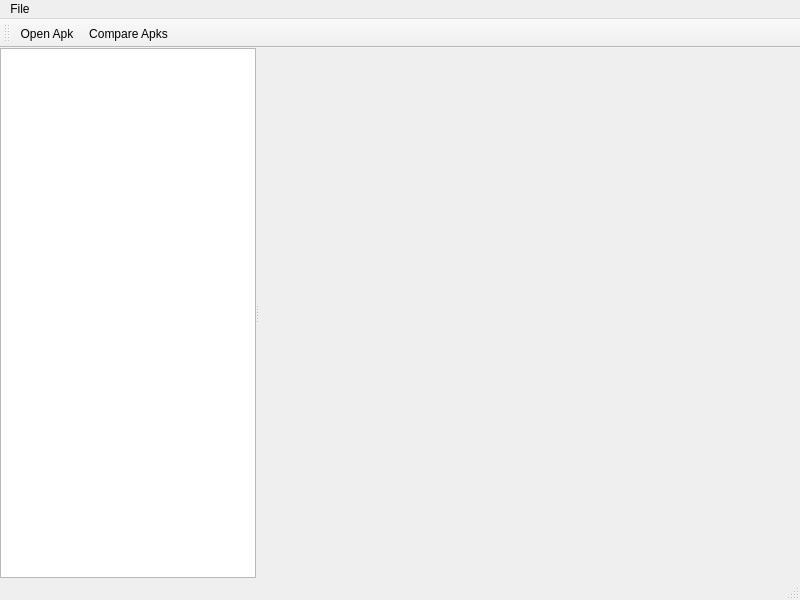
<?xml version="1.0" encoding="UTF-8"?>
<ui version="4.0">
 <class>MainWindow</class>
 <widget class="QMainWindow" name="MainWindow">
  <property name="geometry">
   <rect>
    <x>0</x>
    <y>0</y>
    <width>800</width>
    <height>600</height>
   </rect>
  </property>
  <property name="windowTitle">
   <string>Il2cppSpy</string>
  </property>
  <widget class="QWidget" name="centralwidget">
   <layout class="QVBoxLayout" name="verticalLayout">
    <property name="spacing">
     <number>0</number>
    </property>
    <property name="leftMargin">
     <number>0</number>
    </property>
    <property name="topMargin">
     <number>0</number>
    </property>
    <property name="rightMargin">
     <number>0</number>
    </property>
    <property name="bottomMargin">
     <number>0</number>
    </property>
    <item>
     <widget class="QSplitter" name="splitter">
      <property name="orientation">
       <enum>Qt::Horizontal</enum>
      </property>
      <property name="handleWidth">
       <number>2</number>
      </property>
      <widget class="QTreeWidget" name="treeWidget">
       <attribute name="headerVisible">
        <bool>false</bool>
       </attribute>
       <column>
        <property name="text">
         <string notr="true">1</string>
        </property>
       </column>
      </widget>
      <widget class="QTabWidget" name="tabWidget">
       <property name="sizePolicy">
        <sizepolicy hsizetype="Expanding" vsizetype="Expanding">
         <horstretch>1</horstretch>
         <verstretch>0</verstretch>
        </sizepolicy>
       </property>
       <property name="documentMode">
        <bool>true</bool>
       </property>
       <property name="tabsClosable">
        <bool>true</bool>
       </property>
       <property name="movable">
        <bool>true</bool>
       </property>
      </widget>
     </widget>
    </item>
   </layout>
  </widget>
  <widget class="QMenuBar" name="menubar">
   <property name="geometry">
    <rect>
     <x>0</x>
     <y>0</y>
     <width>800</width>
     <height>22</height>
    </rect>
   </property>
   <widget class="QMenu" name="menuFile">
    <property name="title">
     <string>File</string>
    </property>
    <addaction name="actionOpenFile"/>
    <addaction name="actionCompareFiles"/>
   </widget>
   <addaction name="menuFile"/>
  </widget>
  <widget class="QStatusBar" name="statusbar"/>
  <widget class="QToolBar" name="toolBar">
   <property name="windowTitle">
    <string>toolBar</string>
   </property>
   <property name="iconSize">
    <size>
     <width>18</width>
     <height>18</height>
    </size>
   </property>
   <attribute name="toolBarArea">
    <enum>TopToolBarArea</enum>
   </attribute>
   <attribute name="toolBarBreak">
    <bool>false</bool>
   </attribute>
   <addaction name="actionOpenFile"/>
   <addaction name="actionCompareFiles"/>
  </widget>
  <action name="actionOpenFile">
   <property name="icon">
    <iconset resource="resources.qrc">
     <normaloff>:/folder.png</normaloff>:/folder.png</iconset>
   </property>
   <property name="text">
    <string>Open Apk</string>
   </property>
   <property name="toolTip">
    <string>Open Apk</string>
   </property>
  </action>
  <action name="actionCompareFiles">
   <property name="icon">
    <iconset resource="resources.qrc">
     <normaloff>:/file.png</normaloff>:/file.png</iconset>
   </property>
   <property name="text">
    <string>Compare Apks</string>
   </property>
   <property name="toolTip">
    <string>Compare Apks</string>
   </property>
  </action>
 </widget>
 <resources>
  <include location="resources.qrc"/>
 </resources>
 <connections/>
</ui>
